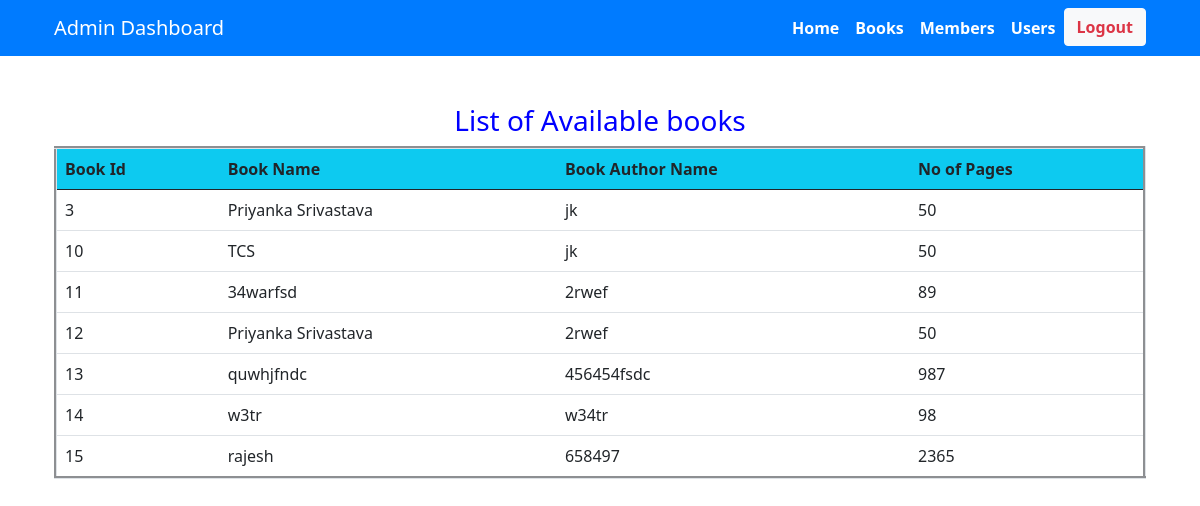
The page /admin_home/ on the database its author committed.
### admin_zone/models.py (models this page shows, shortened)
class Book(models.Model):
    book_title = models.CharField(max_length=200)
    book_author = models.CharField(max_length=100)
    book_pages = models.PositiveIntegerField()

### admin_zone/views.py (the view)
# urls.py: path('admin_home/', views.admin_home, name='admin_home'),
def admin_home(request):
    Books = Book.objects.all()
    return render(request, 'admin_home.html',{'Books':Books})

### admin_zone/templates/admin_home.html (shortened to what this page needs)
{% load static %}
{% include "admin_index.html" %}
<!DOCTYPE html>
<html lang="en">
<head>
    <link href="https://cdn.jsdelivr.net/npm/bootstrap@5.0.2/dist/css/bootstrap.min.css"
     rel="stylesheet">
</head>
<body>
    <div class="container mt-5">
        <h3 style="text-align: center;color: blue;">List of Available books</h3>
        <table class="table" border="3">
            <thead class="bg-info">
                <tr>
                    <th>Book Id</th>
                    <th>Book Name</th>
                    <th>Book Author Name</th>
                    <th>No of Pages</th>
                </tr>
            </thead>
            <tbody class="bg-transparent">
                {% for book in Books %}
                    <tr>
                        <td>{{ book.id }}</td>
                        <td>{{ book.book_title }}</td>
                        <td>{{ book.book_author }}</td>
                        <td>{{ book.book_pages }}</td>
                    </tr>
                {% endfor %}
            </tbody>
        </table>
    </div>
</body>
</html>

### rows shown on the page
Book: id "3", book_title "Priyanka Srivastava", book_author "jk", book_pages "50"
Book: id "10", book_title "TCS", book_author "jk", book_pages "50"
Book: id "11", book_title "34warfsd", book_author "2rwef", book_pages "89"
Book: id "12", book_title "Priyanka Srivastava", book_author "2rwef", book_pages "50"
Book: id "13", book_title "quwhjfndc", book_author "456454fsdc", book_pages "987"
Book: id "14", book_title "w3tr", book_author "w34tr", book_pages "98"
Book: id "15", book_title "rajesh", book_author "658497", book_pages "2365"
